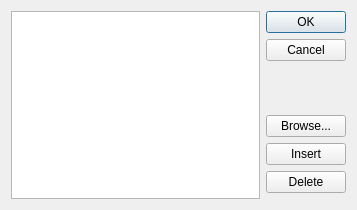
<ui version="4.0" >
 <class>Dirs</class>
 <widget class="QDialog" name="Dirs" >
  <property name="geometry" >
   <rect>
    <x>0</x>
    <y>0</y>
    <width>357</width>
    <height>210</height>
   </rect>
  </property>
  <property name="windowTitle" >
   <string>Directories</string>
  </property>
  <layout class="QGridLayout" name="gridLayout" >
   <item rowspan="5" row="0" column="0" >
    <widget class="QListWidget" name="lstwDirs" />
   </item>
   <item row="0" column="2" >
    <widget class="QDialogButtonBox" name="buttonBox" >
     <property name="orientation" >
      <enum>Qt::Vertical</enum>
     </property>
     <property name="standardButtons" >
      <set>QDialogButtonBox::Cancel|QDialogButtonBox::Ok</set>
     </property>
    </widget>
   </item>
   <item row="1" column="2" >
    <widget class="QPushButton" name="btnBrowse" >
     <property name="text" >
      <string>Browse...</string>
     </property>
    </widget>
   </item>
   <item row="3" column="2" >
    <widget class="QPushButton" name="btnDelete" >
     <property name="text" >
      <string>Delete</string>
     </property>
    </widget>
   </item>
   <item row="2" column="2" >
    <widget class="QPushButton" name="btnInsert" >
     <property name="text" >
      <string>Insert</string>
     </property>
    </widget>
   </item>
  </layout>
 </widget>
 <resources>
  <include location="mamepgui_main.qrc" />
 </resources>
 <connections>
  <connection>
   <sender>buttonBox</sender>
   <signal>accepted()</signal>
   <receiver>Dirs</receiver>
   <slot>accept()</slot>
   <hints>
    <hint type="sourcelabel" >
     <x>248</x>
     <y>254</y>
    </hint>
    <hint type="destinationlabel" >
     <x>157</x>
     <y>274</y>
    </hint>
   </hints>
  </connection>
  <connection>
   <sender>buttonBox</sender>
   <signal>rejected()</signal>
   <receiver>Dirs</receiver>
   <slot>reject()</slot>
   <hints>
    <hint type="sourcelabel" >
     <x>316</x>
     <y>260</y>
    </hint>
    <hint type="destinationlabel" >
     <x>286</x>
     <y>274</y>
    </hint>
   </hints>
  </connection>
 </connections>
</ui>
